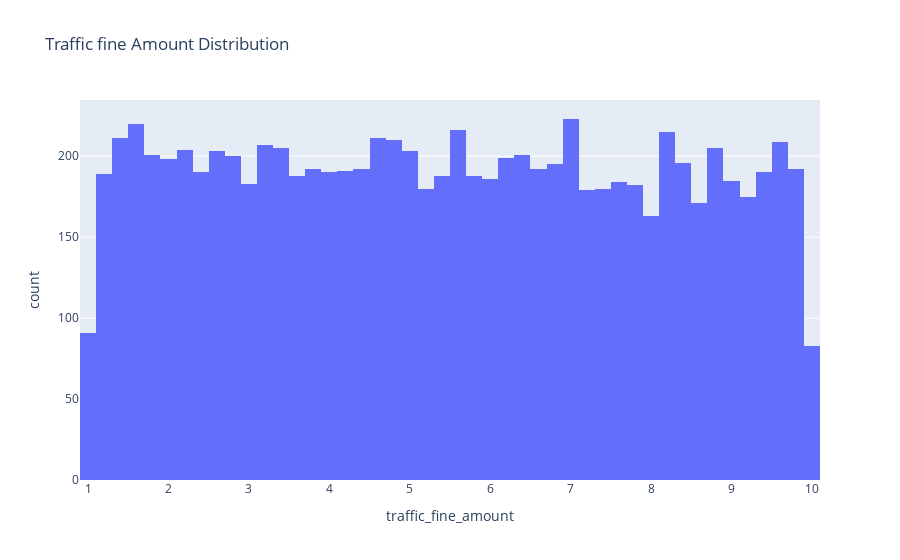

This figure's notebook cell:
### Code cell
fig = px.histogram(df, x= 'traffic_fine_amount',
                   title = 'Traffic fine Amount Distribution')
fig.show()

### Figure 1 — Plotly figure (JSON) as saved in the notebook; plotly's stock layout.template omitted (floating-point values rounded to 4 significant figures; data arrays with more than 128 entries replaced by an {"elided": "..."} marker saying what was removed)
{"data": [{"bingroup": "x", "hovertemplate": "traffic_fine_amount=%{x}<br>count=%{y}<extra></extra>", "legendgroup": "", "marker": {"color": "#636efa", "pattern": {"shape": ""}}, "name": "", "orientation": "v", "showlegend": false, "type": "histogram", "x": {"elided": "8756 float values"}, "xaxis": "x", "yaxis": "y"}], "layout": {"barmode": "relative", "legend": {"tracegroupgap": 0}, "title": {"text": "Traffic fine Amount Distribution"}, "xaxis": {"anchor": "y", "domain": [0, 1], "title": {"text": "traffic_fine_amount"}}, "yaxis": {"anchor": "x", "domain": [0, 1], "title": {"text": "count"}}}}
